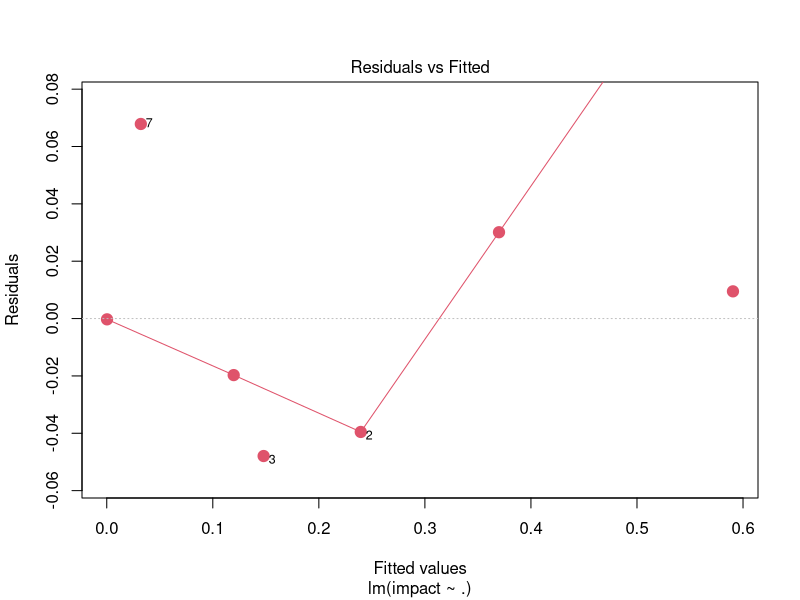
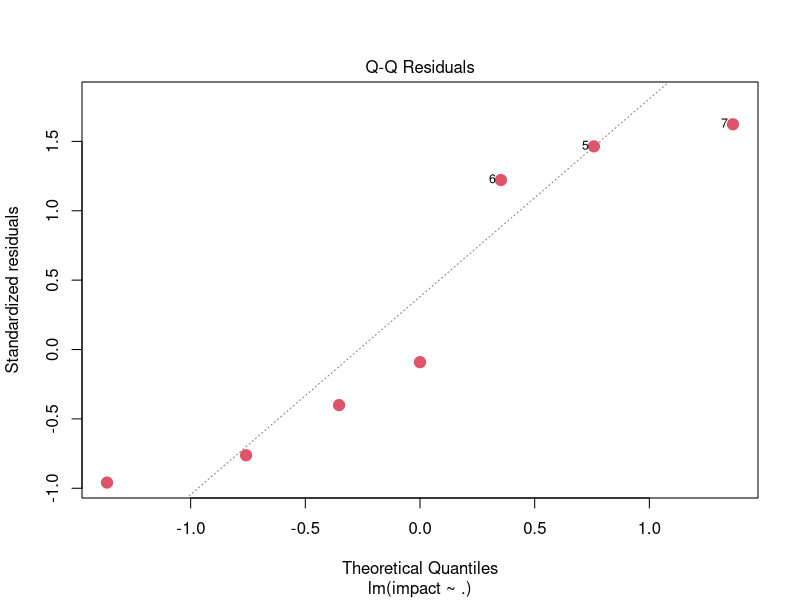
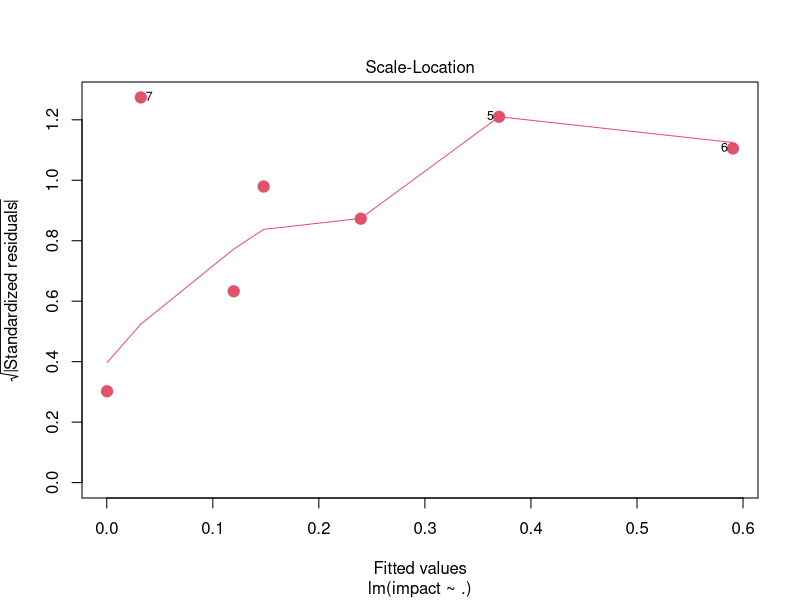
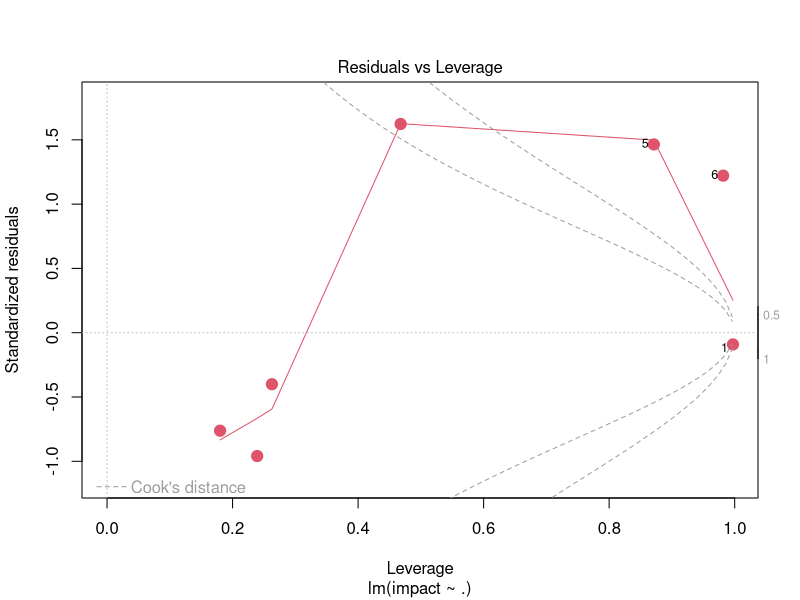

Write the R code that produced these figures, in order.
weight <- c(10,20,30)
length <- c(120,130,140)
wes<- c(9,7,5)
df <- data.frame(weight,length,wes)
df


round(cor(df))

getwd()
#paste(getwd(),"/bin/")
setwd("/Users/natsuo/Desktop/work/reg/var/")
ta<- read.table("testdata2.csv",header=T,sep=",")
ta
round(cor(ta))
#pairs(ta,pch=21,bg="red",cex=2)
ta.lm <- lm(impact~.,data=ta)
ta.lm
summary(ta.lm)

plot(ta.lm,pch=21,bg=2,col=2,cex=1.5)



